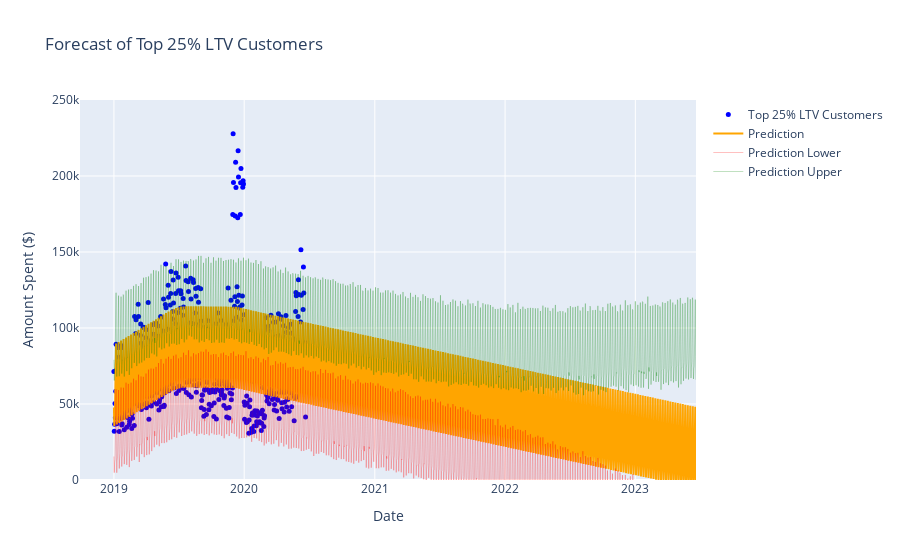

Write notebook code for a chart like this one.
### Code cell
# Create a 3 year forecast for the top 25% of cc's by ltv score using Prophet
prophet_df = topltvcustomers_groupby.reset_index()

prophet_df.columns = ['ds', 'y']
prophet_df.head()

m = Prophet()

m.fit(prophet_df)
future = m.make_future_dataframe(periods=365*3)
forecast = m.predict(future)

forecast_df = pd.DataFrame(forecast["yhat"])
forecast_df.index = pd.date_range(start="2019-01-01",end="2023-06-20")

forecast_df_lower = pd.DataFrame(forecast["yhat_lower"])
forecast_df_lower.index = pd.date_range(start="2019-01-01",end="2023-06-20")

forecast_df_upper = pd.DataFrame(forecast["yhat_upper"])
forecast_df_upper.index = pd.date_range(start="2019-01-01",end="2023-06-20")


fig = go.Figure()
fig.add_trace(go.Scatter(x=topltvcustomers_groupby.index,y=topltvcustomers_groupby["totalspend"],mode="markers",name="Top 25% LTV Customers",marker=dict(symbol="circle",color="blue",size=5)))
fig.add_trace(go.Scatter(x=forecast_df.index,y=forecast_df["yhat"],mode="lines",name="Prediction",line=dict(color="orange",width=2)))
fig.add_trace(go.Scatter(x=forecast_df_lower.index,y=forecast_df_lower["yhat_lower"],mode="lines",name="Prediction Lower",line=dict(color="red",width=.25)))
fig.add_trace(go.Scatter(x=forecast_df_upper.index,y=forecast_df_upper["yhat_upper"],mode="lines",name="Prediction Upper",line=dict(color="green",width=.25)))

fig.update_layout(title="Prophet Forecast of Top 25% LTV Customers",xaxis_title="Date",yaxis_title="Amount Spent ($)",showlegend=True)
fig.update_yaxes(range=[0, 250000])

fig.show()

### Figure 1 — Plotly figure (JSON) as saved in the notebook; plotly's stock layout.template omitted (floating-point values rounded to 4 significant figures; data arrays with more than 128 entries replaced by an {"elided": "..."} marker saying what was removed)
{"data": [{"marker": {"color": "blue", "size": 5, "symbol": "circle"}, "mode": "markers", "name": "Top 25% LTV Customers", "type": "scatter", "x": {"elided": "537 str values"}, "y": {"elided": "537 float values"}}, {"line": {"color": "orange", "width": 2}, "mode": "lines", "name": "Prediction", "type": "scatter", "x": {"elided": "1632 str values"}, "y": {"elided": "1632 float values"}}, {"line": {"color": "red", "width": 0.25}, "mode": "lines", "name": "Prediction Lower", "type": "scatter", "x": {"elided": "1632 str values"}, "y": {"elided": "1632 float values"}}, {"line": {"color": "green", "width": 0.25}, "mode": "lines", "name": "Prediction Upper", "type": "scatter", "x": {"elided": "1632 str values"}, "y": {"elided": "1632 float values"}}], "layout": {"showlegend": true, "title": {"text": "Forecast of Top 25% LTV Customers"}, "xaxis": {"title": {"text": "Date"}}, "yaxis": {"range": [0, 250000], "title": {"text": "Amount Spent ($)"}}}}
